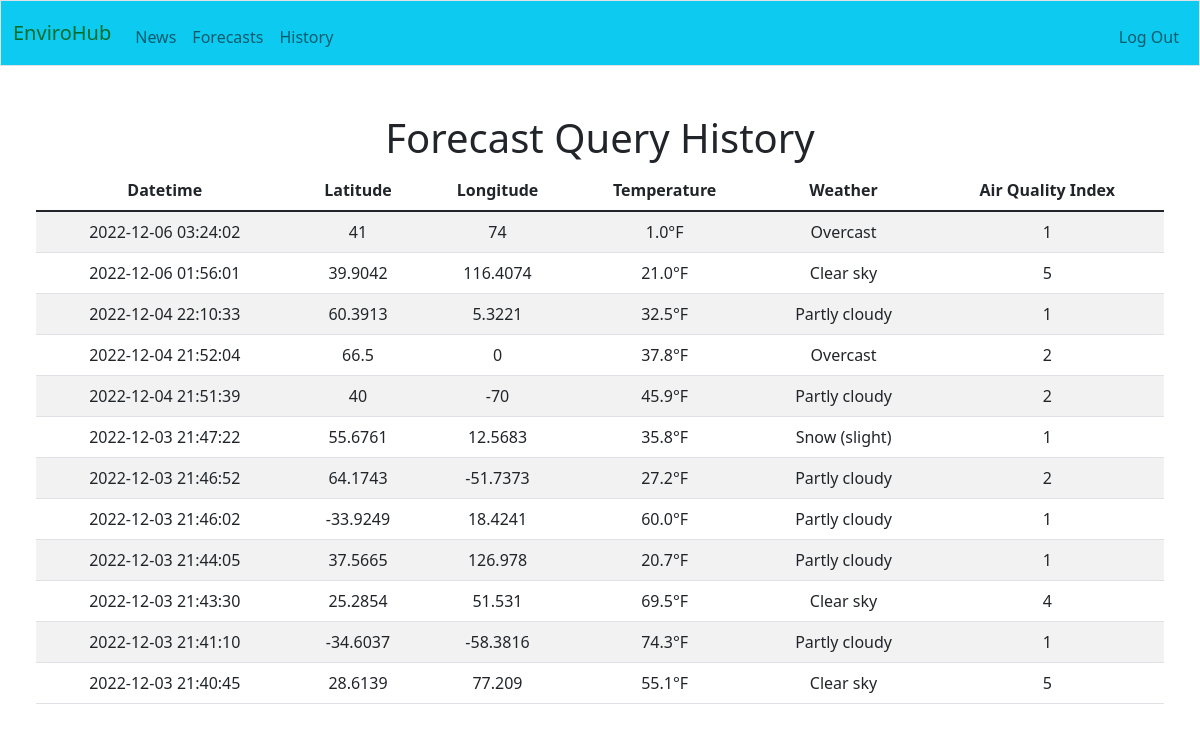
/history (signed in), run on an earlier commit of the app's database.
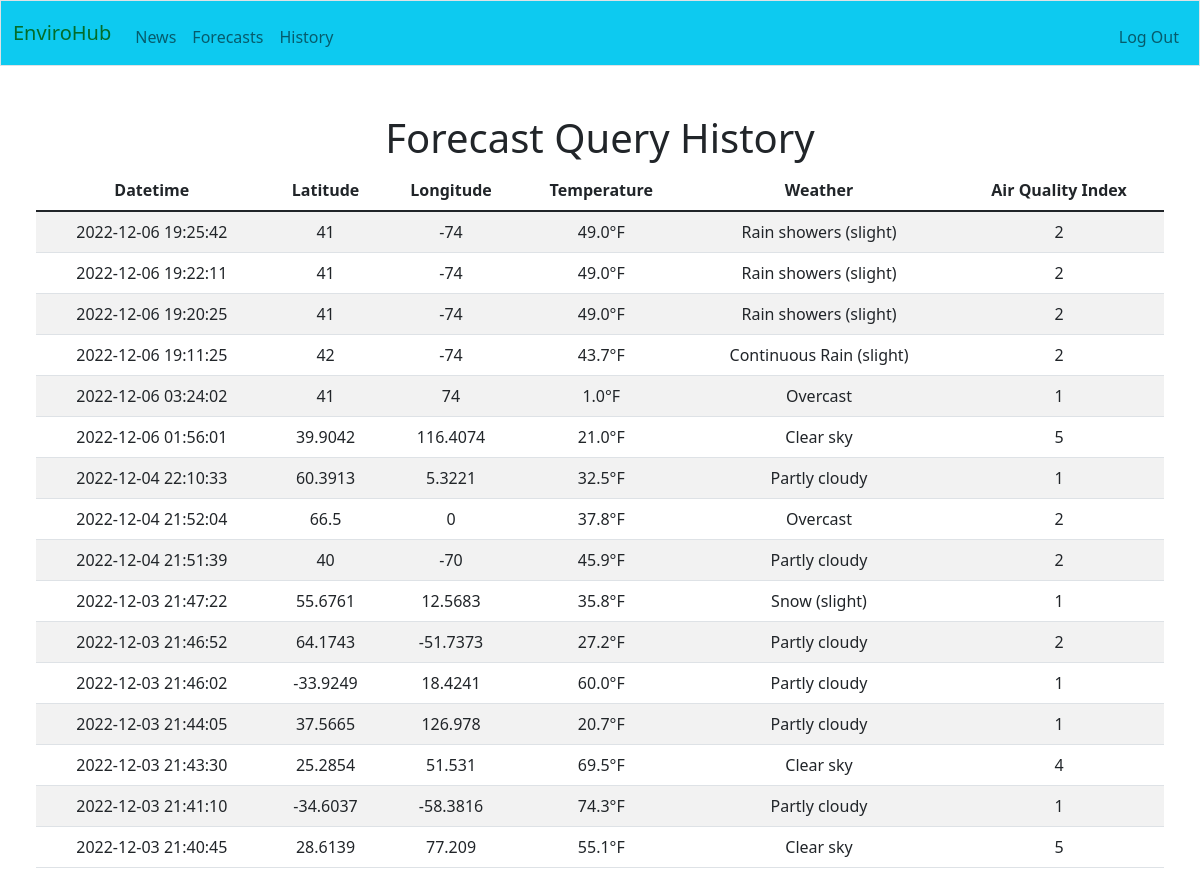
And on a later commit of the database.
### tables this page shows
CREATE TABLE fc_history (
    user_id INTEGER,
    datetime TIMESTAMP NOT NULL DEFAULT CURRENT_TIMESTAMP,
    lat NUMERIC NOT NULL,
    lon NUMERIC NOT NULL,
    temp NUMERIC NOT NULL,
    weather TEXT NOT NULL,
    aqi INTEGER NOT NULL,
    FOREIGN KEY(user_id) REFERENCES users(id)
);

### app.py (the view)
@app.route("/history", methods=["GET"])
@login_required
def history():
    user_id = session.get("user_id")
    conn = get_db_connection()
    cur = conn.cursor()
    fc_history = cur.execute("SELECT datetime, lat, lon, temp, weather, aqi FROM fc_history WHERE user_id = ? ORDER BY datetime DESC", (user_id,)).fetchall()
    conn.commit()
    conn.close()
    return render_template('history.html', data=fc_history)

### app.py (called while the page is built)
def get_db_connection():
    conn = sqlite3.connect('envirohub.db')
    conn.row_factory = sqlite3.Row
    return conn

### config.py (called while the page is built)
def login_required(f):
    @wraps(f)
    def decorated_function(*args, **kwargs):
        if session.get("user_id") is None:
            return redirect("/login")
        return f(*args, **kwargs)
    return decorated_function

### templates/history.html (shortened to what this page needs)
{% extends "layout.html" %}
{% block main %}
    <div class="container-fluid px-4">
        <h1>Forecast Query History</h1>
        <table class="table table-striped">
            <thead>
                <tr>
                    <th scope="col">Datetime</th>
                    <th scope="col">Latitude</th>
                    <th scope="col">Longitude</th>
                    <th scope="col">Temperature</th>
                    <th scope="col">Weather</th>
                    <th scope="col">Air Quality Index</th>
                </tr>
            </thead>
            <tbody>
                {% for row in data %}
                <tr>
                    <td>{{ row['datetime']}} </td>
                    <td>{{ row['lat']}} </td>
                    <td>{{ row['lon']}} </td>
                    <td>{{ row['temp']}} </td>
                    <td>{{ row['weather']}} </td>
                    <td>{{ row['aqi']}} </td>
                </tr>
                {% endfor %}
            </tbody>
        </table>
    </div>
{% endblock %}

### templates/layout.html (shortened to what this page needs)
<!DOCTYPE html>
<html lang="en">
    <head>
        <link href="https://cdn.jsdelivr.net/npm/bootstrap@5.1.3/dist/css/bootstrap.min.css" rel="stylesheet">
        <link href="https://cdn.jsdelivr.net/npm/simple-datatables@latest/dist/style.css" rel="stylesheet" />
        <link href="/static/styles.css" rel="stylesheet">
    </head>
    <body>
        <nav class="border navbar navbar-expand-md navbar-light bg-info">
            <div class="container-fluid">
                <a class="navbar-brand" href="/">EnviroHub</a>
                <div class="collapse navbar-collapse" id="navbar">
                    {% if session["user_id"] %}
                        <ul class="navbar-nav me-auto mt-2">
                            <li class="nav-item"><a class="nav-link" href="/news">News</a></li>
                            <li class="nav-item"><a class="nav-link" href="/forecasts">Forecasts</a></li>
                            <li class="nav-item"><a class="nav-link" href="/history">History</a></li>
                        </ul>
                        <ul class="navbar-nav ms-auto mt-2">
                            <li class="nav-item"><a class="nav-link" href="/logout">Log Out</a></li>
                        </ul>
                    {% else %}
                        <ul class="navbar-nav ms-auto mt-2">
                            <li class="nav-item"><a class="nav-link" href="/register">Register</a></li>
                            <li class="nav-item"><a class="nav-link" href="/login">Log In</a></li>
                        </ul>
                    {% endif %}
                </div>
            </div>
        </nav>
        <main class="container-fluid py-5 text-center">
            {% block main %}{% endblock %}
        </main>
    </body>
</html>

What changed in the data, as far as the page shows it:
added fc_history: datetime "2022-12-06 19:25:42", lat "41", lon "-74", temp "49.0°F", weather "Rain showers (slight)", aqi "2"
added fc_history: datetime "2022-12-06 19:22:11", lat "41", lon "-74", temp "49.0°F", weather "Rain showers (slight)", aqi "2"
added fc_history: datetime "2022-12-06 19:20:25", lat "41", lon "-74", temp "49.0°F", weather "Rain showers (slight)", aqi "2"
added fc_history: datetime "2022-12-06 19:11:25", lat "42", lon "-74", temp "43.7°F", weather "Continuous Rain (slight)", aqi "2"
